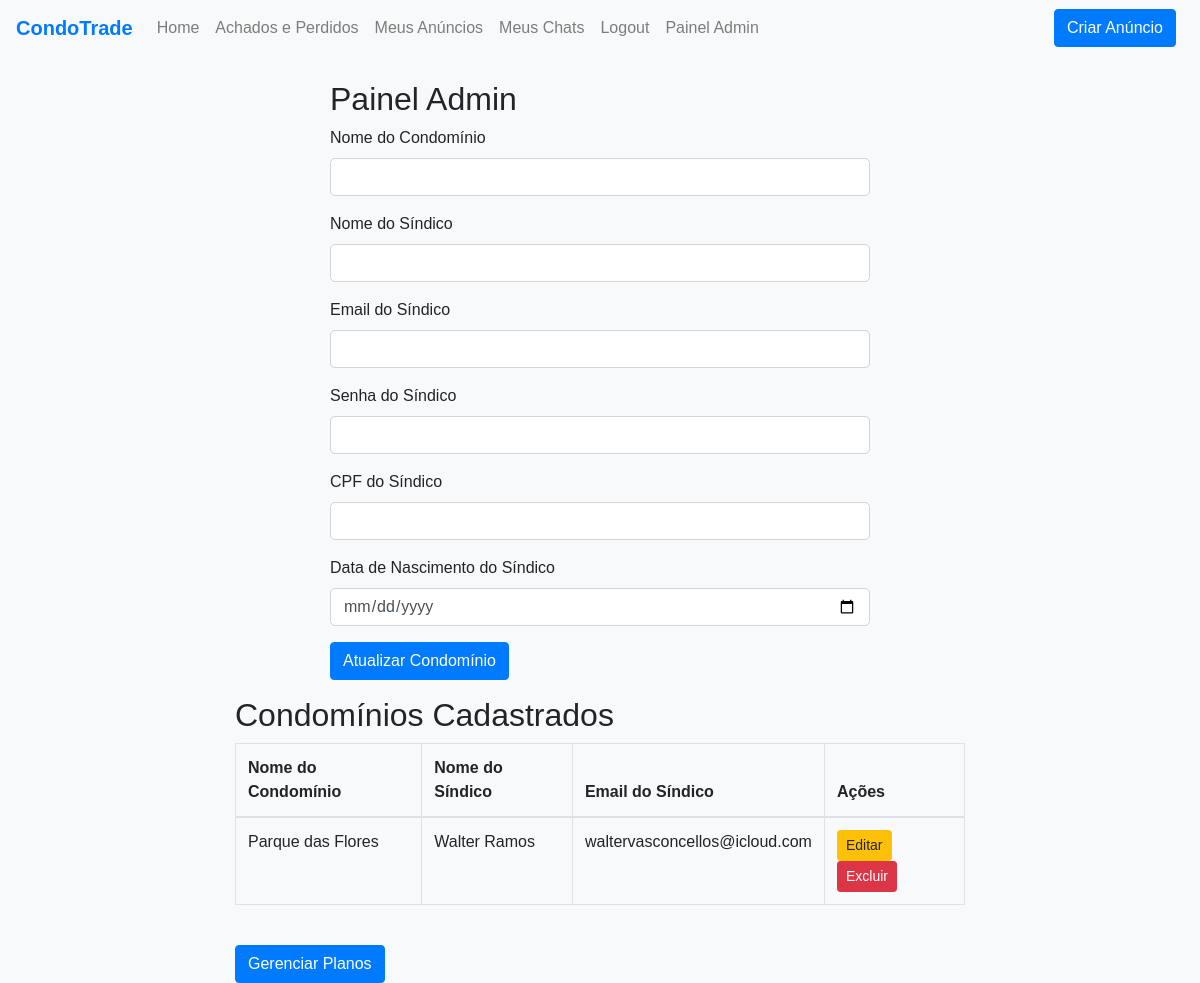
Page /admin (signed in) on the earlier database version.
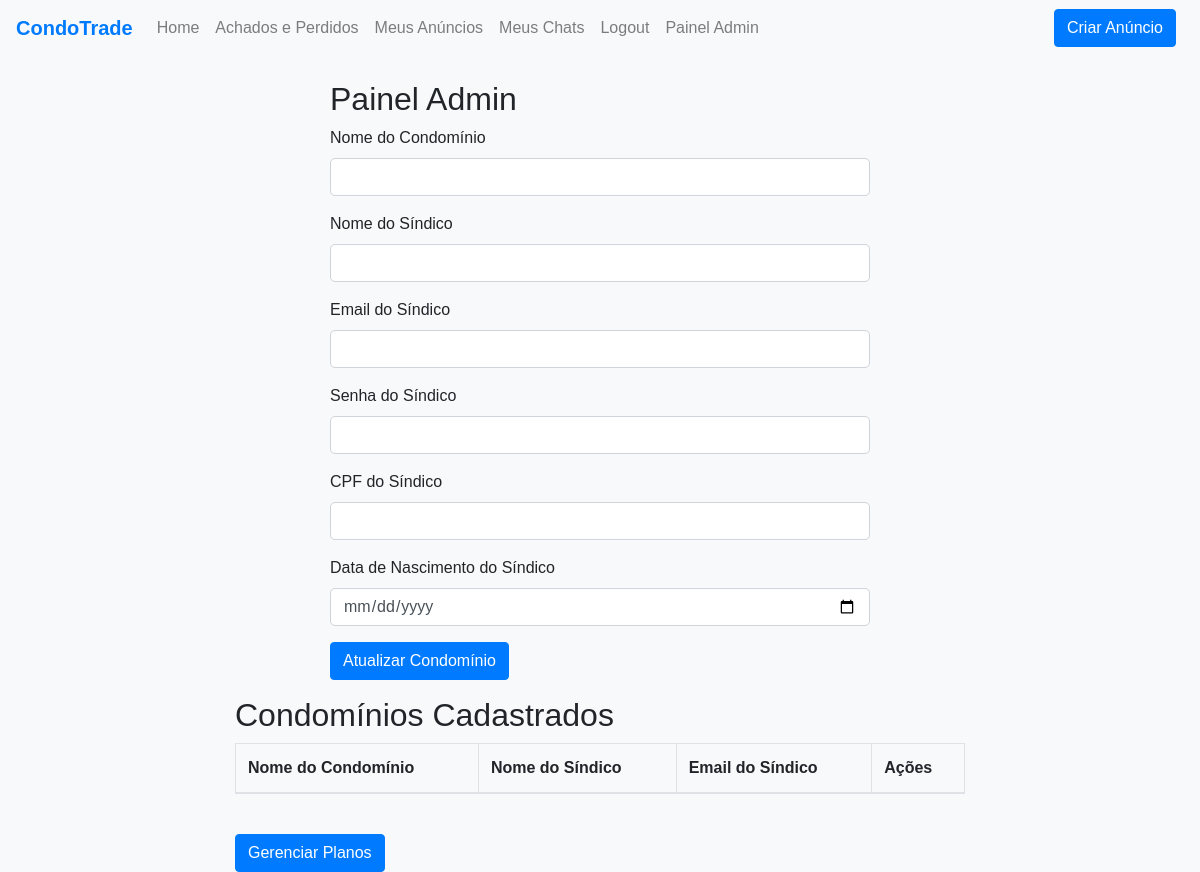
Same page on the later database version.
### app.py (models this page shows, shortened)
class Condo(db.Model):
    id = db.Column(db.Integer, primary_key=True)
    name = db.Column(db.String(64), unique=True, nullable=False)
    manager_id = db.Column(db.Integer, db.ForeignKey('user.id'))
    users = db.relationship('User', back_populates='condo', foreign_keys='User.condo_id')
    ads = db.relationship('Ad', back_populates='condo', cascade='all, delete-orphan')
    services = db.relationship('Service', back_populates='condo', cascade='all, delete-orphan')
    lost_and_found_items = db.relationship('LostAndFound', back_populates='condo', cascade='all, delete-orphan')
    manager = db.relationship('User', foreign_keys=[manager_id])

class User(db.Model, UserMixin):
    id = db.Column(db.Integer, primary_key=True)
    username = db.Column(db.String(64), unique=True, nullable=False)
    email = db.Column(db.String(120), unique=True, nullable=True)
    cpf = db.Column(db.String(11), unique=True, nullable=False)
    password = db.Column(db.String(128), nullable=False)
    data_de_nascimento = db.Column(db.Date, nullable=False)
    condo_id = db.Column(db.Integer, db.ForeignKey('condo.id'), nullable=True)
    first_login = db.Column(db.Boolean, default=True, nullable=False)
    role = db.Column(db.String(20), nullable=False, default='user')
    condo = db.relationship('Condo', back_populates='users', foreign_keys=[condo_id])
    ads = db.relationship('Ad', back_populates='user', cascade='all, delete-orphan')
    services = db.relationship('Service', back_populates='user', cascade='all, delete-orphan')
    lost_and_found = db.relationship('LostAndFound', back_populates='user')
    conversations = db.relationship('Conversation', back_populates='buyer', foreign_keys='Conversation.buyer_id')
    sold_conversations = db.relationship('Conversation', back_populates='seller', foreign_keys='Conversation.seller_id')

### app.py (the view, shortened to what this page needs)
@app.route('/admin', methods=['GET', 'POST'])
@login_required
def admin():
    if current_user.username != 'admin':
        flash('Você não tem acesso a esta página.')
        return redirect(url_for('index'))
    form = AdminForm()
    condos = Condo.query.all()
    return render_template('admin.html', form=form, condos=condos)

### app.py
class AdminForm(FlaskForm):
    condo_name = StringField('Nome do Condomínio', validators=[DataRequired()])
    manager_username = StringField('Nome do Síndico', validators=[DataRequired()])
    manager_email = StringField('Email do Síndico', validators=[DataRequired(), Email()])
    manager_password = PasswordField('Senha do Síndico', validators=[Optional(), Length(min=6)])
    manager_cpf = StringField('CPF do Síndico', validators=[DataRequired(), Length(min=11, max=11)])
    manager_data_de_nascimento = DateField('Data de Nascimento do Síndico', validators=[DataRequired()])
    submit = SubmitField('Atualizar Condomínio')

### app.py (called while the page is built)
@login_manager.user_loader
def load_user(user_id):
    return db.session.get(User, int(user_id))

### templates/admin.html (shortened to what this page needs)
{% extends "base.html" %}
{% block content %}
<div class="row justify-content-center">
    <div class="col-md-6">
        <h2>Painel Admin</h2>
        <form method="POST" action="">
            <div class="form-group">
                {{ form.condo_name.label(class="form-label") }}
                {{ form.condo_name(class="form-control") }}
            </div>
            <div class="form-group">
                {{ form.manager_username.label(class="form-label") }}
                {{ form.manager_username(class="form-control") }}
            </div>
            <div class="form-group">
                {{ form.manager_email.label(class="form-label") }}
                {{ form.manager_email(class="form-control") }}
            </div>
            <div class="form-group">
                {{ form.manager_password.label(class="form-label") }}
                {{ form.manager_password(class="form-control") }}
            </div>
            <div class="form-group">
                {{ form.manager_cpf.label(class="form-label") }}
                {{ form.manager_cpf(class="form-control") }}
            </div>
            <div class="form-group">
                {{ form.manager_data_de_nascimento.label(class="form-label") }}
                {{ form.manager_data_de_nascimento(class="form-control") }}
            </div>
            <div class="form-group">
                {{ form.submit(class="btn btn-primary") }}
            </div>
        </form>
    </div>
</div>
<div class="row justify-content-center">
    <div class="col-md-8">
        <h2>Condomínios Cadastrados</h2>
        <table class="table table-bordered">
            <thead>
                <tr>
                    <th>Nome do Condomínio</th>
                    <th>Nome do Síndico</th>
                    <th>Email do Síndico</th>
                    <th>Ações</th>
                </tr>
            </thead>
            <tbody>
                {% for condo in condos %}
                <tr>
                    <td>{{ condo.name }}</td>
                    <td>{{ condo.manager.username if condo.manager else 'N/A' }}</td>
                    <td>{{ condo.manager.email if condo.manager else 'N/A' }}</td>
                    <td>
                        <a href="{{ url_for('edit_condo', condo_id=condo.id) }}" class="btn btn-warning btn-sm">Editar</a>
                        <form action="{{ url_for('delete_condo', condo_id=condo.id) }}" method="post" style="display:inline;">
                            <button type="submit" class="btn btn-danger btn-sm" onclick="return confirm('Tem certeza que deseja excluir este condomínio?');">Excluir</button>
                        </form>
                    </td>
                </tr>
                {% endfor %}
            </tbody>
        </table>
    </div>
</div>
<div class="row justify-content-center mt-4">
    <div class="col-md-8">
        <a href="{{ url_for('manage_plans') }}" class="btn btn-primary">Gerenciar Planos</a>
    </div>
</div>
{% endblock %}

### templates/base.html (shortened to what this page needs)
<!DOCTYPE html>
<html lang="en">
<head>
    <link rel="stylesheet" href="https://stackpath.bootstrapcdn.com/bootstrap/4.5.2/css/bootstrap.min.css">
</head>
<body>
    <nav class="navbar navbar-expand-lg navbar-light bg-light">
        <a class="navbar-brand" href="{{ url_for('index', condo_id=current_user.condo_id) }}">CondoTrade</a>
        <div class="collapse navbar-collapse" id="navbarNav">
            <ul class="navbar-nav mr-auto">
                <li class="nav-item">
                    <a class="nav-link" href="{{ url_for('index', condo_id=current_user.condo_id) }}">Home</a>
                </li>
                <li class="nav-item">
                    <a class="nav-link" href="{{ url_for('lost_and_found') }}">Achados e Perdidos</a>
                </li>
                {% if current_user.is_authenticated %}
                <li class="nav-item">
                    <a class="nav-link" href="{{ url_for('my_ads') }}">Meus Anúncios</a>
                </li>
                <li class="nav-item">
                    <a class="nav-link" href="{{ url_for('chats') }}">Meus Chats</a>
                </li>
                <li class="nav-item">
                    <a class="nav-link" href="{{ url_for('logout') }}">Logout</a>
                </li>
                {% if current_user.username == 'admin' %}
                <li class="nav-item">
                    <a class="nav-link" href="{{ url_for('admin') }}">Painel Admin</a>
                </li>
                {% endif %}
                {% endif %}
            </ul>
            {% if current_user.is_authenticated %}
            <a class="btn btn-create-ad mr-2" href="{{ url_for('create_ad', condo_id=current_user.condo_id) }}">Criar Anúncio</a>
            {% endif %}
        </div>
    </nav>
    <div class="container mt-4">
        {% block content %}{% endblock %}
    </div>
</body>
</html>

### templates/base.html (style rules this page uses)
body { font-family: Arial, sans-serif; background-color: #f8f9fa; }
.navbar-brand { font-weight: bold; color: #007bff !important; }
.container { margin-top: 20px; }
.btn-primary, .btn-create-ad, .btn-create-service, .btn-create-lost-found { background-color: #007bff; border-color: #007bff; color: #fff; }
.form-control { border-radius: 5px; }

Differences in the rows shown:
removed Condo: name "Parque das Flores", manager "Walter Ramos", manager "waltervasconcellos@icloud.com"
